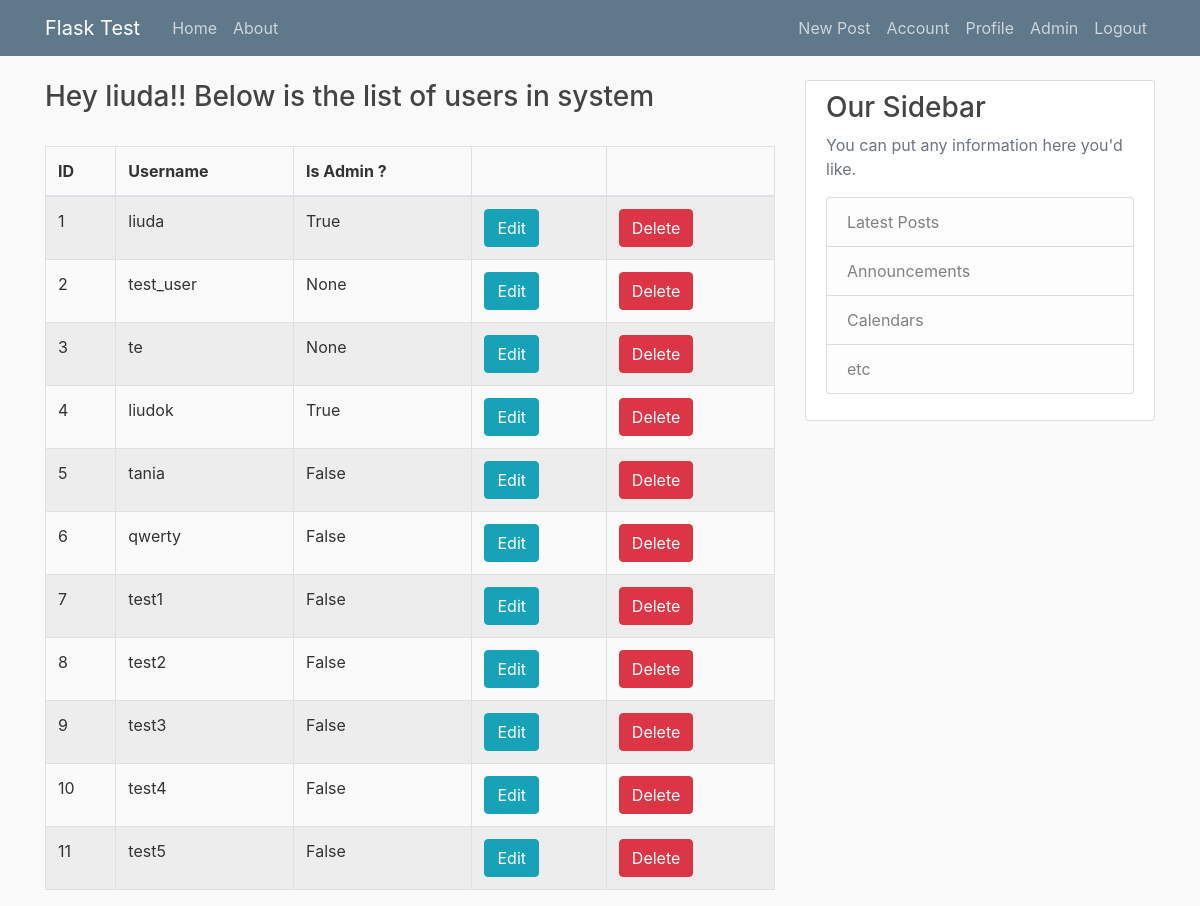
The page /admin/users-list (signed in) on the database its author committed.
### flaskblog/models.py (models this page shows, shortened)
class User(db.Model, UserMixin):
	id = db.Column(db. Integer, primary_key=True)
	username = db.Column(db.String(20), unique=True, nullable=False)
	email = db.Column(db.String(120), unique=True, nullable=False)
	image_file = db.Column(db.String(20), nullable=False, default='default.jpg')
	password = db.Column(db.String(60), nullable=False)
	posts = db.relationship( 'Post', backref='author', lazy=True)
	about_me = db.Column(db.String(140))
	last_seen = db.Column(db.DateTime, default=datetime.utcnow)
	admin = db.Column(db.Boolean())
	notes = db.Column(db.UnicodeText)
	followed = db.relationship(
        'User', secondary=followers,
        primaryjoin=(followers.c.follower_id == id),
        secondaryjoin=(followers.c.followed_id == id),
        backref=db.backref('followers', lazy='dynamic'), lazy='dynamic')
	def is_admin(self):
		return self.admin

### flaskblog/routes.py (the view)
@app.route('/admin/users-list')
@login_required
@admin_login_required
def users_list_admin():
	users = User.query.all()
	return render_template('users-list-admin.html', users=users)

### flaskblog/models.py (called while the page is built)
@login_manager.user_loader
def load_user(user_id):
	return User.query.get(int(user_id))

### flaskblog/routes.py (called while the page is built)
@app.before_request
def before_request():
    if current_user.is_authenticated:
        current_user.last_seen = datetime.utcnow()
        db.session.commit()

def admin_login_required(func):
	@wraps(func)
	def decorated_view(*args, **kwargs):
		if not current_user.is_admin():
			return abort(403)
		return func(*args, **kwargs)
	return decorated_view

### flaskblog/templates/users-list-admin.html
{% extends 'admin-home.html' %}
{% block content %}
  <h3>Hey {{ current_user.username }}!! Below is the list of users in system</h3>
  <br/>
  <table class="table table-striped table-bordered">
    <thead>
      <tr>
        <th>ID</th>
        <th>Username</th>
        <th>Is Admin ?</th>
        <th></th>
        <th></th>
      </tr>
    </thead>
    <tbody>
      {% for user in users %}
        <tr>
          <td>{{ user.id }}</td>
          <td>{{ user.username }}</td>
          <td>{{ user.admin }}</td>
          <td>
            <a href="{{ url_for('user_update_admin', id=user.id) }}" class="btn btn-info btn-xs">Edit</a>
          </td>
          <td>
            <a class="btn btn-danger btn-xs" href={{ url_for('user_delete_admin', id=user.id) }}>Delete</a>
          </td>
        </tr>
      {% endfor %}
    </tbody>
  </table>
{% endblock %}

### flaskblog/static/main.css (style rules this page uses)
body { background: #fafafa; color: #333333; margin-top: 5rem; }
h1, h2, h3, h4, h5, h6 { color: #444444; }

### rows shown on the page
User: username "liuda", id "1", admin "True"
User: id "2", username "test_user", admin "None"
User: id "3", username "te", admin "None"
User: id "4", username "liudok", admin "True"
User: id "5", username "tania", admin "False"
User: id "6", username "qwerty", admin "False"
User: id "7", username "test1", admin "False"
User: id "8", username "test2", admin "False"
User: id "9", username "test3", admin "False"
User: id "10", username "test4", admin "False"
User: id "11", username "test5", admin "False"
